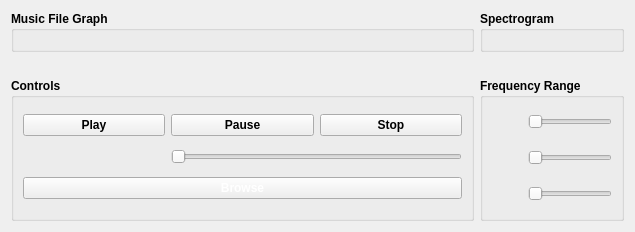
      <widget class="QWidget" name="Music">
       <attribute name="icon">
        <iconset resource="logo.qrc">
         <normaloff>:/newPrefix/R (3).png</normaloff>:/newPrefix/R (3).png</iconset>
       </attribute>
       <attribute name="title">
        <string>Music</string>
       </attribute>
       <layout class="QGridLayout" name="gridLayout_3">
        <item row="1" column="0">
         <spacer name="horizontalSpacer">
          <property name="orientation">
           <enum>Qt::Horizontal</enum>
          </property>
          <property name="sizeHint" stdset="0">
           <size>
            <width>463</width>
            <height>20</height>
           </size>
          </property>
         </spacer>
        </item>
        <item row="0" column="1">
         <widget class="QGroupBox" name="Spectrogram_groupBox">
          <property name="font">
           <font>
            <weight>75</weight>
            <bold>true</bold>
           </font>
          </property>
          <property name="title">
           <string>Spectrogram</string>
          </property>
          <layout class="QGridLayout" name="gridLayout_7">
           <item row="0" column="0">
            <widget class="QWidget" name="Spectrogram_widget" native="true"/>
           </item>
          </layout>
         </widget>
        </item>
        <item row="2" column="1">
         <widget class="QGroupBox" name="Frequency_groupBox">
          <property name="font">
           <font>
            <weight>75</weight>
            <bold>true</bold>
           </font>
          </property>
          <property name="title">
           <string>Frequency Range</string>
          </property>
          <layout class="QGridLayout" name="gridLayout">
           <item row="2" column="1">
            <widget class="QSlider" name="Drums_horizontalSlider">
             <property name="orientation">
              <enum>Qt::Horizontal</enum>
             </property>
            </widget>
           </item>
           <item row="0" column="0">
            <widget class="QLabel" name="label">
             <property name="minimumSize">
              <size>
               <width>30</width>
               <height>30</height>
              </size>
             </property>
             <property name="styleSheet">
              <string notr="true">image: url(:/newPrefix/orange-piano-icon.png);</string>
             </property>
             <property name="text">
              <string/>
             </property>
            </widget>
           </item>
           <item row="1" column="1">
            <widget class="QSlider" name="Guitar_horizontalSlider">
             <property name="orientation">
              <enum>Qt::Horizontal</enum>
             </property>
            </widget>
           </item>
           <item row="1" column="0">
            <widget class="QLabel" name="label_2">
             <property name="minimumSize">
              <size>
               <width>30</width>
               <height>30</height>
              </size>
             </property>
             <property name="styleSheet">
              <string notr="true">image: url(:/newPrefix/guitar-icon-png-7.png);</string>
             </property>
             <property name="text">
              <string/>
             </property>
            </widget>
           </item>
           <item row="2" column="0">
            <widget class="QLabel" name="label_4">
             <property name="minimumSize">
              <size>
               <width>30</width>
               <height>30</height>
              </size>
             </property>
             <property name="styleSheet">
              <string notr="true">image: url(:/newPrefix/R (1).png);</string>
             </property>
             <property name="text">
              <string/>
             </property>
            </widget>
           </item>
           <item row="0" column="1">
            <widget class="QSlider" name="Piano_horizontalSlider">
             <property name="orientation">
              <enum>Qt::Horizontal</enum>
             </property>
            </widget>
           </item>
          </layout>
         </widget>
        </item>
        <item row="0" column="0">
         <widget class="QGroupBox" name="MainGraph_groupBox">
          <property name="font">
           <font>
            <weight>75</weight>
            <bold>true</bold>
            <strikeout>false</strikeout>
           </font>
          </property>
          <property name="acceptDrops">
           <bool>false</bool>
          </property>
          <property name="title">
           <string>Music File Graph</string>
          </property>
          <property name="flat">
           <bool>false</bool>
          </property>
          <property name="checkable">
           <bool>false</bool>
          </property>
          <layout class="QGridLayout" name="gridLayout_6">
           <item row="0" column="0">
            <widget class="PlotWidget" name="MainGraph_widget" native="true"/>
           </item>
          </layout>
         </widget>
        </item>
        <item row="2" column="0">
         <widget class="QGroupBox" name="groupBox_4">
          <property name="font">
           <font>
            <weight>75</weight>
            <bold>true</bold>
           </font>
          </property>
          <property name="title">
           <string>Controls</string>
          </property>
          <layout class="QGridLayout" name="gridLayout_5">
           <item row="2" column="1" colspan="2">
            <widget class="QSlider" name="Volume_horizontalSlider">
             <property name="font">
              <font>
               <weight>50</weight>
               <bold>false</bold>
              </font>
             </property>
             <property name="cursor">
              <cursorShape>ClosedHandCursor</cursorShape>
             </property>
             <property name="autoFillBackground">
              <bool>false</bool>
             </property>
             <property name="orientation">
              <enum>Qt::Horizontal</enum>
             </property>
             <property name="invertedAppearance">
              <bool>false</bool>
             </property>
             <property name="invertedControls">
              <bool>false</bool>
             </property>
             <property name="tickPosition">
              <enum>QSlider::NoTicks</enum>
             </property>
            </widget>
           </item>
           <item row="4" column="0" colspan="3">
            <widget class="QPushButton" name="Browse_pushbutton">
             <property name="font">
              <font>
               <weight>75</weight>
               <bold>true</bold>
              </font>
             </property>
             <property name="styleSheet">
              <string notr="true">color: rgb(255, 170, 0);
color: rgb(255, 255, 255);</string>
             </property>
             <property name="text">
              <string>Browse</string>
             </property>
             <property name="icon">
              <iconset resource="logo.qrc">
               <normaloff>:/newPrefix/Places-folder-orange-icon.png</normaloff>:/newPrefix/Places-folder-orange-icon.png</iconset>
             </property>
            </widget>
           </item>
           <item row="0" column="0">
            <widget class="QPushButton" name="Play_pushButton">
             <property name="text">
              <string>Play</string>
             </property>
             <property name="icon">
              <iconset resource="logo.qrc">
               <normaloff>:/newPrefix/play-icon-11-256.png</normaloff>:/newPrefix/play-icon-11-256.png</iconset>
             </property>
             <property name="checkable">
              <bool>false</bool>
             </property>
             <property name="flat">
              <bool>false</bool>
             </property>
            </widget>
           </item>
           <item row="2" column="0">
            <widget class="QLabel" name="label_6">
             <property name="styleSheet">
              <string notr="true">image: url(:/newPrefix/speaker-icon-15.png);</string>
             </property>
             <property name="text">
              <string/>
             </property>
            </widget>
           </item>
           <item row="0" column="2">
            <widget class="QPushButton" name="Stop_pushButton">
             <property name="text">
              <string>Stop</string>
             </property>
             <property name="icon">
              <iconset resource="logo.qrc">
               <normaloff>:/newPrefix/R (6).png</normaloff>:/newPrefix/R (6).png</iconset>
             </property>
            </widget>
           </item>
           <item row="0" column="1">
            <widget class="QPushButton" name="Pause_pushButton">
             <property name="styleSheet">
              <string notr="true"/>
             </property>
             <property name="text">
              <string>Pause</string>
             </property>
             <property name="icon">
              <iconset resource="logo.qrc">
               <normaloff>:/newPrefix/pause-icon-11-256.png</normaloff>:/newPrefix/pause-icon-11-256.png</iconset>
             </property>
             <property name="flat">
              <bool>false</bool>
             </property>
            </widget>
           </item>
          </layout>
         </widget>
        </item>
       </layout>
      </widget>
